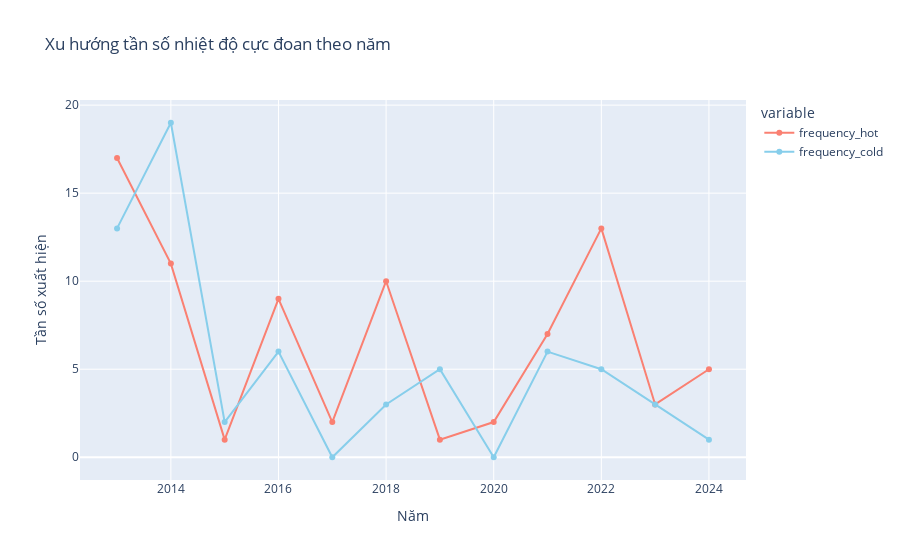

Notebook code for this chart:
### Code cell
fig = px.line(
    df1,
    x='YEAR',
    y=['frequency_hot', 'frequency_cold'],
    labels={'value': 'Tần số xuất hiện', 'YEAR': 'Năm'},
    title='Xu hướng tần số nhiệt độ cực đoan theo năm',
    markers=True,
    color_discrete_sequence=['salmon', 'skyblue']
)
fig.show()

### Figure 1 — Plotly figure (JSON) as saved in the notebook; plotly's stock layout.template omitted (floating-point values rounded to 4 significant figures)
{"data": [{"hovertemplate": "variable=frequency_hot<br>Năm=%{x}<br>Tần số xuất hiện=%{y}<extra></extra>", "legendgroup": "frequency_hot", "line": {"color": "salmon", "dash": "solid"}, "marker": {"symbol": "circle"}, "mode": "lines+markers", "name": "frequency_hot", "orientation": "v", "showlegend": true, "type": "scatter", "x": [2013, 2014, 2015, 2016, 2017, 2018, 2019, 2020, 2021, 2022, 2023, 2024], "xaxis": "x", "y": [17, 11, 1, 9, 2, 10, 1, 2, 7, 13, 3, 5], "yaxis": "y"}, {"hovertemplate": "variable=frequency_cold<br>Năm=%{x}<br>Tần số xuất hiện=%{y}<extra></extra>", "legendgroup": "frequency_cold", "line": {"color": "skyblue", "dash": "solid"}, "marker": {"symbol": "circle"}, "mode": "lines+markers", "name": "frequency_cold", "orientation": "v", "showlegend": true, "type": "scatter", "x": [2013, 2014, 2015, 2016, 2017, 2018, 2019, 2020, 2021, 2022, 2023, 2024], "xaxis": "x", "y": [13, 19, 2, 6, 0, 3, 5, 0, 6, 5, 3, 1], "yaxis": "y"}], "layout": {"legend": {"title": {"text": "variable"}, "tracegroupgap": 0}, "title": {"text": "Xu hướng tần số nhiệt độ cực đoan theo năm"}, "xaxis": {"anchor": "y", "domain": [0, 1], "title": {"text": "Năm"}}, "yaxis": {"anchor": "x", "domain": [0, 1], "title": {"text": "Tần số xuất hiện"}}}}
